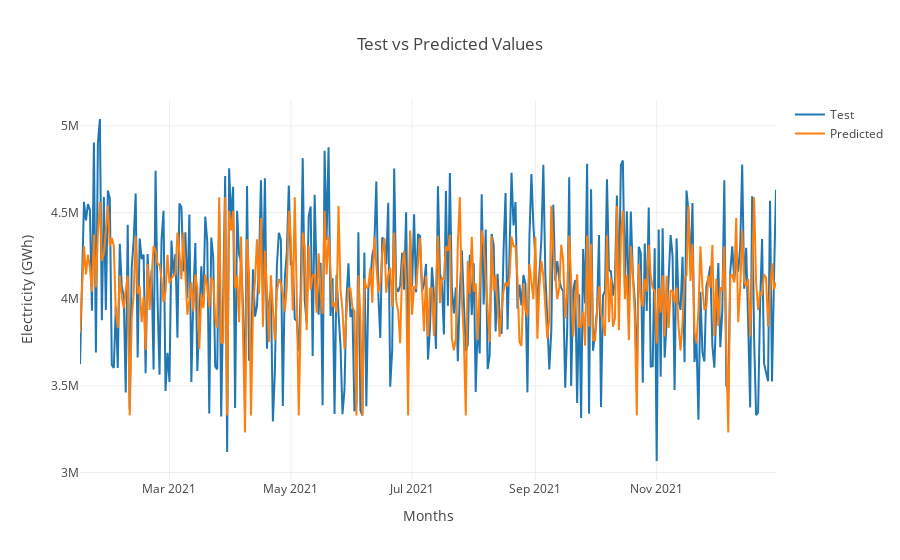

Notebook source saved alongside this figure:
### Code cell
# Creating an empty Dataframe with column names only
result = pd.DataFrame(columns=['Time', 'Test', 'Predicted'])
result['Time'] = pd.date_range(start='2021-01-15', end='2021-12-31', freq='D')
result['Test'] = y_test
result['Predicted'] = predictions
#Using Plotly to build the graph
fig = go.Figure()
fig.add_trace(go.Scatter(x=result['Time'], y=result['Test'],
                    mode='lines',
                    name='Test'))
fig.add_trace(go.Scatter(x=result['Time'], y=result['Predicted'],
                    mode='lines',
                    name='Predicted'))

# Edit the layout
fig.update_layout(title='Test vs Predicted Values',
                   xaxis_title='Months',
                   yaxis_title='Electricity (GWh)',
                   template='gridon')

fig.show()

### Figure 1 — Plotly figure (JSON) as saved in the notebook; plotly's stock layout.template omitted (floating-point values rounded to 4 significant figures; data arrays with more than 128 entries replaced by an {"elided": "..."} marker saying what was removed)
{"data": [{"mode": "lines", "name": "Test", "type": "scatter", "x": {"elided": "351 str values"}, "y": {"elided": "351 int values"}}, {"mode": "lines", "name": "Predicted", "type": "scatter", "x": {"elided": "351 str values"}, "y": {"elided": "351 float values"}}], "layout": {"title": {"text": "Test vs Predicted Values"}, "xaxis": {"title": {"text": "Months"}}, "yaxis": {"title": {"text": "Electricity (GWh)"}}}}
